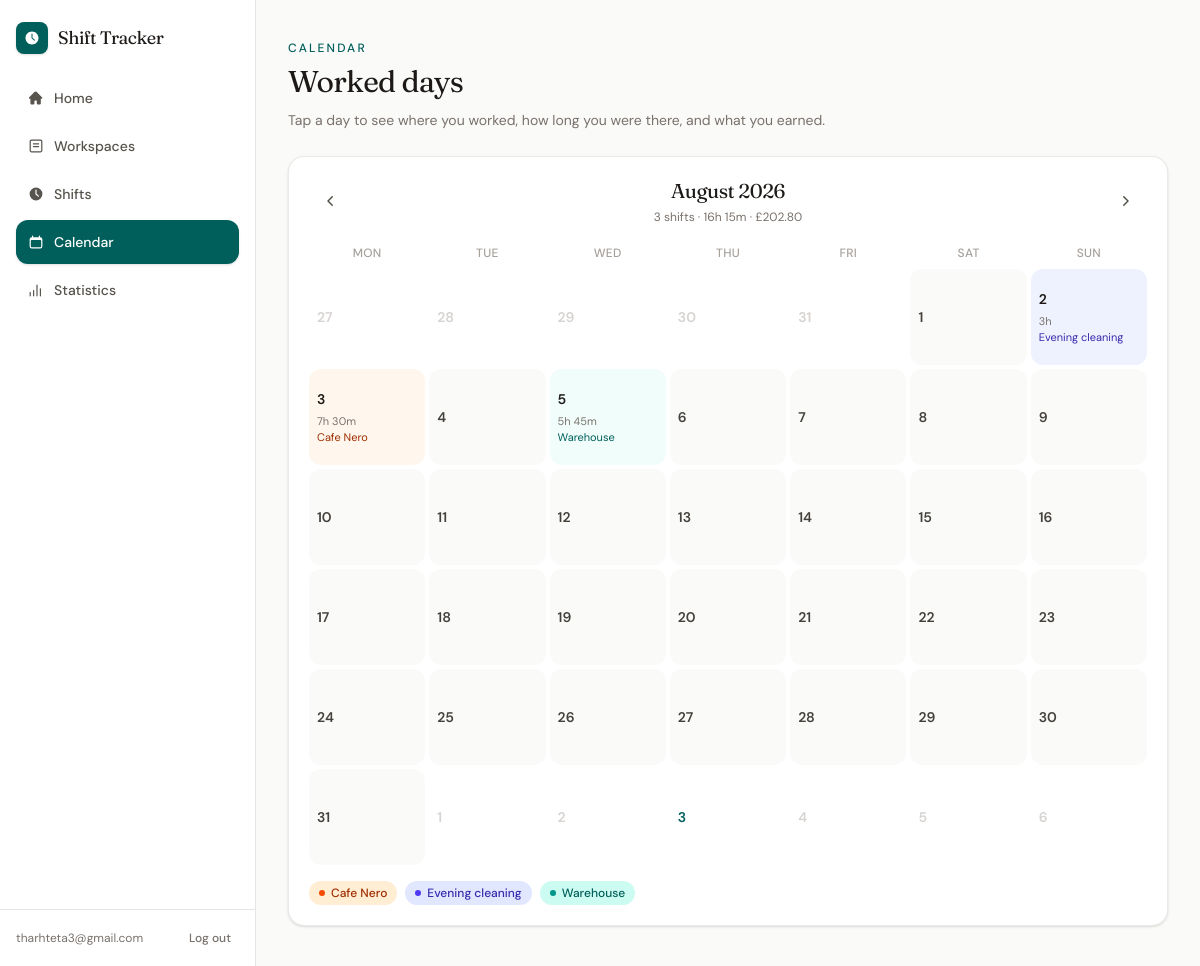
Page /calendar/?year=2026&month=8 (signed in) on the committed database.
### shifts/models.py (models this page shows, shortened)
class Shift(models.Model):
    user = models.ForeignKey(
        settings.AUTH_USER_MODEL,
        on_delete=models.CASCADE,
        related_name="shifts",
    )
    workplace = models.ForeignKey(
        Workplace,
        on_delete=models.PROTECT,
        related_name="shifts",
    )
    date = models.DateField()
    start_time = models.TimeField()
    end_time = models.TimeField()
    break_minutes = models.PositiveIntegerField(default=0)
    hourly_rate_at_time = models.DecimalField(
        max_digits=6,
        decimal_places=2,
    )
    notes = models.TextField(
        blank=True,
    )
    created_at = models.DateTimeField(auto_now_add=True)
    updated_at = models.DateTimeField(auto_now=True)
    def duration_minutes(self):
        start = datetime.combine(
            self.date,
            self.start_time,
        )
        end = datetime.combine(
            self.date,
            self.end_time,
        )
        if end <= start:
            end += timedelta(days=1)
        total_minutes = int(
            (end - start).total_seconds() / 60
        )
        return total_minutes - self.break_minutes
    def duration_hours(self):
        return Decimal(self.duration_minutes()) / Decimal("60")
    def estimated_earnings(self):
        return (
            self.duration_hours()
            * self.hourly_rate_at_time
        ).quantize(Decimal("0.01"))

### workspaces/models.py (models this page shows, shortened)
class Workplace(models.Model):
    user = models.ForeignKey(
        settings.AUTH_USER_MODEL,
        on_delete=models.CASCADE,
        related_name="workplaces",
    )
    name = models.CharField(max_length=100)
    hourly_rate = models.DecimalField(
        max_digits=6,
        decimal_places=2,
    )
    is_active = models.BooleanField(default=True)
    created_at = models.DateTimeField(auto_now_add=True)
    updated_at = models.DateTimeField(auto_now=True)
    @property
    def color_key(self):
        return workplace_color_key(self.pk)

### shifts/views.py (the view)
# urls.py: path("calendar/", views.shift_calendar, name="shift_calendar"),
@login_required
def shift_calendar(request):
    try:
        context = _calendar_context(request)
        template = (
            "shifts/partials/calendar.html"
            if request.headers.get("HX-Request")
            else "shifts/calendar.html"
        )
        return render(request, template, context)
    except Exception:
        messages.error(request, "Could not load the calendar.")
        template = (
            "shifts/partials/calendar.html"
            if request.headers.get("HX-Request")
            else "shifts/calendar.html"
        )
        return render(request, template, empty_calendar_month())

### shifts/services.py (called while the page is built)
def format_minutes(minutes):
    minutes = max(int(minutes), 0)
    hours, remaining = divmod(minutes, 60)
    if hours and remaining:
        return f"{hours}h {remaining}m"
    if hours:
        return f"{hours}h"
    return f"{remaining}m"

def _empty_summary():
    return {
        "count": 0,
        "minutes": 0,
        "hours_display": format_minutes(0),
        "pay": Decimal("0.00"),
    }

def summarize_shifts(shifts):
    summary = _empty_summary()
    for shift in shifts:
        minutes = max(shift.duration_minutes(), 0)
        summary["count"] += 1
        summary["minutes"] += minutes
        summary["pay"] += shift.estimated_earnings()
    summary["hours_display"] = format_minutes(summary["minutes"])
    summary["pay"] = summary["pay"].quantize(Decimal("0.01"))
    return summary

def _month_bounds(year, month):
    first = date(year, month, 1)
    if month == 12:
        last = date(year + 1, 1, 1) - timedelta(days=1)
        next_year, next_month = year + 1, 1
    else:
        last = date(year, month + 1, 1) - timedelta(days=1)
        next_year, next_month = year, month + 1
    if month == 1:
        prev_year, prev_month = year - 1, 12
    else:
        prev_year, prev_month = year, month - 1
    return first, last, prev_year, prev_month, next_year, next_month

def unique_workplaces(shifts):
    workplaces = []
    seen = set()
    for shift in shifts:
        if shift.workplace_id in seen:
            continue
        seen.add(shift.workplace_id)
        workplaces.append(shift.workplace)
    return workplaces

### shifts/views.py (called while the page is built)
def _calendar_context(request):
    today = timezone.localdate()
    year = request.GET.get("year")
    month = request.GET.get("month")
    if year is None or month is None:
        query = parse_qs(urlparse(_current_url(request)).query)
        year = year or (query.get("year") or [None])[0]
        month = month or (query.get("month") or [None])[0]
    try:
        year = int(year or today.year)
        month = int(month or today.month)
        date(year, month, 1)
    except (TypeError, ValueError):
        year, month = today.year, today.month
    return calendar_month(request.user, year, month)

### workspaces/colors.py (called while the page is built)
def workplace_color_key(workplace_id):
    if not workplace_id:
        return WORKPLACE_COLOR_KEYS[0]
    return WORKPLACE_COLOR_KEYS[workplace_id % len(WORKPLACE_COLOR_KEYS)]

### shifts/templates/shifts/calendar.html (shortened to what this page needs)
{% extends "app.html" %}
{% block app_content %}
<div class="px-4 py-6 sm:px-8 sm:py-10">
    <p class="text-xs font-medium uppercase tracking-[0.18em] text-teal-800">Calendar</p>
    <h1 class="mt-2 font-serif text-2xl tracking-tight text-stone-900 sm:text-3xl">Worked days</h1>
    <p class="mt-2 max-w-xl text-sm leading-6 text-stone-500">
        Tap a day to see where you worked, how long you were there, and what you earned.
    </p>
    <div id="calendar-root" class="mt-6">
        {% include "shifts/partials/calendar.html" %}
    </div>
</div>
{% endblock %}

### templates/app.html (shortened to what this page needs)
{% extends "base.html" %}
{% block content %}
<div id="app-shell" class="flex min-h-screen md:flex-row">
    <aside
        id="app-sidebar"
        class="fixed inset-y-0 left-0 z-50 flex w-72 max-w-[85vw] -translate-x-full flex-col border-r border-stone-200 bg-white transition-transform duration-200 md:static md:z-auto md:w-64 md:max-w-none md:translate-x-0"
    >
        <div class="flex items-center justify-between gap-3 px-4 py-3 md:py-4">
            <a href="{% url 'home' %}" class="flex min-h-11 items-center gap-2.5 text-stone-900">
                <span class="flex size-8 items-center justify-center rounded-lg bg-teal-800 text-white shadow-sm">
                </span>
                <span class="font-serif text-lg tracking-tight">Shift Tracker</span>
            </a>
        </div>
        <nav class="flex flex-1 flex-col gap-1 overflow-y-auto px-3 pb-3 md:px-4">
            <a
                href="{% url 'home' %}"
                class="flex min-h-11 items-center gap-2.5 rounded-xl px-3 text-sm font-medium transition {% if request.resolver_match.url_name == 'home' %}bg-teal-800 text-white shadow-sm{% else %}text-stone-600 hover:bg-stone-100 hover:text-stone-900{% endif %}"
            >
                Home
            </a>
            <a
                href="{% url 'workplace_list' %}"
                class="flex min-h-11 items-center gap-2.5 rounded-xl px-3 text-sm font-medium transition {% if request.resolver_match.url_name == 'workplace_list' %}bg-teal-800 text-white shadow-sm{% else %}text-stone-600 hover:bg-stone-100 hover:text-stone-900{% endif %}"
            >
                Workspaces
            </a>
            <a
                href="{% url 'shift_list' %}"
                class="flex min-h-11 items-center gap-2.5 rounded-xl px-3 text-sm font-medium transition {% if request.resolver_match.url_name == 'shift_list' %}bg-teal-800 text-white shadow-sm{% else %}text-stone-600 hover:bg-stone-100 hover:text-stone-900{% endif %}"
            >
                <svg xmlns="http://www.w3.org/2000/svg" viewBox="0 0 20 20" fill="currentColor" class="size-4">
                    <path fill-rule="evenodd" d="M10 18a8 8 0 1 0 0-16 8 8 0 0 0 0 16Zm.75-13a.75.75 0 0 0-1.5 0v5c0 .192.078.384.22.53l3 2.75a.75.75 0 0 0 1.06-1.06l-2.78-2.547V5Z" clip-rule="evenodd" />
                </svg>
                Shifts
            </a>
            <a
                href="{% url 'shift_calendar' %}"
                class="flex min-h-11 items-center gap-2.5 rounded-xl px-3 text-sm font-medium transition {% if request.resolver_match.url_name == 'shift_calendar' %}bg-teal-800 text-white shadow-sm{% else %}text-stone-600 hover:bg-stone-100 hover:text-stone-900{% endif %}"
            >
                Calendar
            </a>
            <a
                href="{% url 'shift_statistics' %}"
                class="flex min-h-11 items-center gap-2.5 rounded-xl px-3 text-sm font-medium transition {% if request.resolver_match.url_name == 'shift_statistics' %}bg-teal-800 text-white shadow-sm{% else %}text-stone-600 hover:bg-stone-100 hover:text-stone-900{% endif %}"
            >
                Statistics
            </a>
        </nav>
        <div class="mt-auto flex items-center justify-between gap-2 border-t border-stone-200 px-4 py-4">
            <span class="truncate text-xs text-stone-500">{{ user.email }}</span>
            <a
                href="{% url 'account_logout' %}"
                class="shrink-0 rounded-lg px-2 py-1 text-xs font-medium text-stone-500 transition hover:bg-stone-100 hover:text-stone-900"
            >
                Log out
            </a>
        </div>
    </aside>
    <div class="flex min-w-0 flex-1 flex-col">
        <div class="min-w-0 flex-1">
            {% block app_content %}{% endblock %}
        </div>
    </div>
</div>
{% endblock %}

### shifts/templates/shifts/partials/calendar.html (shortened to what this page needs)
<div class="rounded-2xl border border-stone-200/80 bg-white p-4 shadow-sm sm:p-5">
    <div class="flex items-center justify-between gap-3">
        <a
            href="{% url 'shift_calendar' %}?year={{ prev_year }}&month={{ prev_month }}"
            hx-get="{% url 'shift_calendar' %}?year={{ prev_year }}&month={{ prev_month }}"
            hx-target="#calendar-root"
            hx-swap="innerHTML"
            hx-push-url="true"
            class="inline-flex size-11 items-center justify-center rounded-xl text-stone-600 transition hover:bg-stone-100"
            aria-label="Previous month"
        >
            <svg xmlns="http://www.w3.org/2000/svg" viewBox="0 0 20 20" fill="currentColor" class="size-5">
                <path fill-rule="evenodd" d="M11.78 5.22a.75.75 0 0 1 0 1.06L8.06 10l3.72 3.72a.75.75 0 1 1-1.06 1.06l-4.25-4.25a.75.75 0 0 1 0-1.06l4.25-4.25a.75.75 0 0 1 1.06 0Z" clip-rule="evenodd" />
            </svg>
        </a>
        <div class="text-center">
            <h2 class="font-serif text-xl tracking-tight text-stone-900">{{ title }}</h2>
            <p class="mt-1 text-xs text-stone-500">
                {{ month_summary.count }} shift{{ month_summary.count|pluralize }}
                · {{ month_summary.hours_display }}
                · £{{ month_summary.pay }}
            </p>
        </div>
        <a
            href="{% url 'shift_calendar' %}?year={{ next_year }}&month={{ next_month }}"
            hx-get="{% url 'shift_calendar' %}?year={{ next_year }}&month={{ next_month }}"
            hx-target="#calendar-root"
            hx-swap="innerHTML"
            hx-push-url="true"
            class="inline-flex size-11 items-center justify-center rounded-xl text-stone-600 transition hover:bg-stone-100"
            aria-label="Next month"
        >
            <svg xmlns="http://www.w3.org/2000/svg" viewBox="0 0 20 20" fill="currentColor" class="size-5">
                <path fill-rule="evenodd" d="M8.22 5.22a.75.75 0 0 1 1.06 0l4.25 4.25a.75.75 0 0 1 0 1.06l-4.25 4.25a.75.75 0 0 1-1.06-1.06L11.94 10 8.22 6.28a.75.75 0 0 1 0-1.06Z" clip-rule="evenodd" />
            </svg>
        </a>
    </div>
    <div class="mt-4 grid grid-cols-7 gap-1 text-center text-[11px] font-medium uppercase tracking-wide text-stone-400 sm:text-xs">
        {% for label in weekday_labels %}
            <div class="py-1">{{ label }}</div>
        {% endfor %}
    </div>
    <div class="mt-1 grid grid-cols-7 gap-1">
        {% for week in weeks %}
            {% for day in week %}
                <button
                    type="button"
                    hx-get="{% url 'calendar_day' %}?day={{ day.date|date:'Y-m-d' }}"
                    hx-target="#modal"
                    hx-swap="innerHTML"
                    aria-label="Shifts on {{ day.date|date:'l j F' }}"
                    class="w-full min-h-14 cursor-pointer rounded-xl border-0 p-1.5 text-left transition sm:min-h-24 sm:p-2 {% if day.color_key %}cal-cell-{{ day.color_key }}{% elif day.has_shifts %}bg-stone-100 text-stone-900 hover:bg-stone-200{% elif day.in_month %}bg-stone-50 text-stone-700 hover:bg-stone-100{% else %}bg-white text-stone-300{% endif %}"
                >
                    <span class="block text-xs font-semibold sm:text-sm {% if day.is_today %}{% if day.color_key %}cal-label-{{ day.color_key }}{% else %}text-teal-800{% endif %}{% endif %}">
                        {{ day.date.day }}
                    </span>
                    {% if day.has_shifts %}
                        <span class="mt-1 hidden text-[11px] leading-4 text-stone-500 sm:block">
                            {{ day.hours_display }}
                            {% for shift in day.shifts %}
                                <span class="block truncate cal-label-{{ shift.workplace.color_key }}">{{ shift.workplace.name }}</span>
                            {% endfor %}
                        </span>
                    {% endif %}
                </button>
            {% endfor %}
        {% endfor %}
    </div>
    {% if workplace_legend %}
        <ul class="mt-4 flex flex-wrap gap-2">
            {% for workplace in workplace_legend %}
                <li class="inline-flex items-center gap-1.5 rounded-full px-2.5 py-1 text-xs font-medium cal-chip-{{ workplace.color_key }}">
                    <span class="size-1.5 rounded-full cal-dot-{{ workplace.color_key }}"></span>
                    {{ workplace.name }}
                </li>
            {% endfor %}
        </ul>
    {% endif %}
</div>

### rows in the picture
Shift: workplace.name "Evening cleaning"
Shift: workplace.name "Cafe Nero"
Shift: workplace.name "Warehouse"
Workplace: name "Cafe Nero"
Workplace: name "Evening cleaning"
Workplace: name "Warehouse"

### other values in the picture
{{ user.email }} "tharhteta3@gmail.com"
{{ title }} "August 2026"
{{ month_summary.count }} "3"
{{ month_summary.hours_display }} "16h 15m"
{{ month_summary.pay }} "202.80"
{{ label }} "MON" "TUE" "WED" "THU" "FRI" "SAT" "SUN"
{{ day.date.day }} "27" "28" "29" "30" "31" "1" "2" "3" "4" "5" "6" "7" "8" "9" "10" "11" "12" "13" "14" "15" "16" "17" "18" "19" "20" "21" "22" "23" "24" "25" "26" "27" "28" "29" "30" "31" "1" "2" "3" "4" "5" "6"
{{ day.hours_display }} "3h" "7h 30m" "5h 45m"
